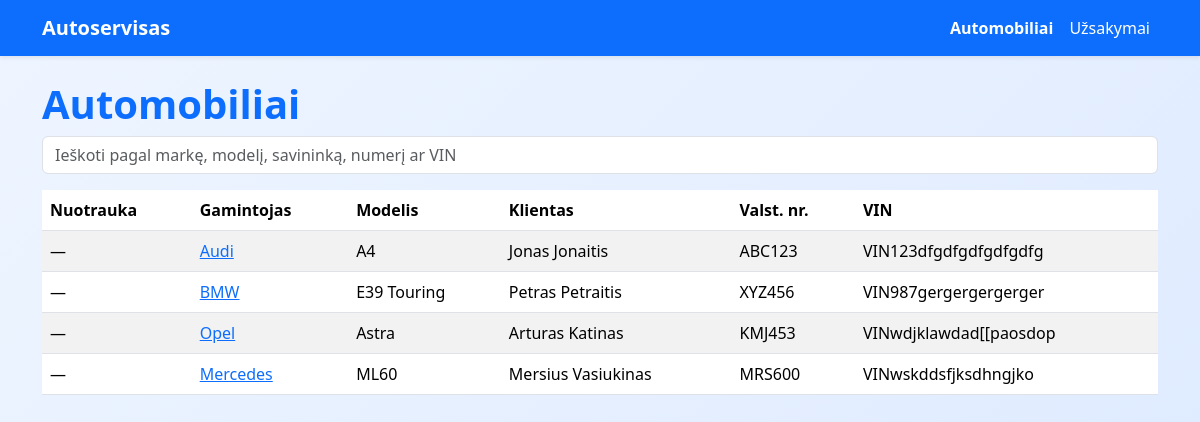
/automobiliai/?page=3, run on an earlier commit of the app's database.
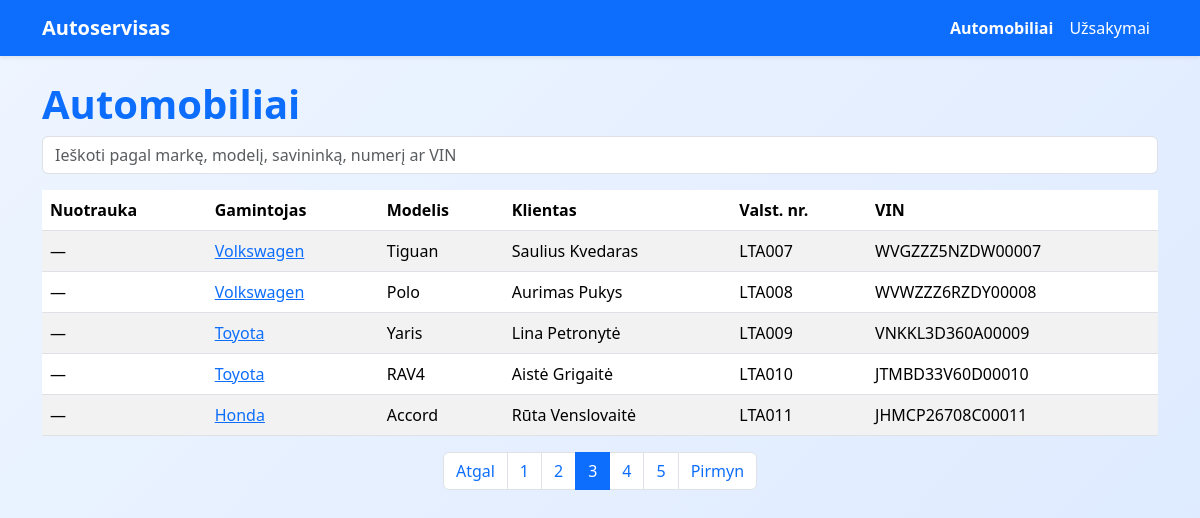
And on a later commit of the database.
### autoservice/models.py (models this page shows, shortened)
class Car(models.Model):
    make = models.CharField(verbose_name="Gamintojas", max_length=100)
    model = models.CharField(verbose_name="Modelis", max_length=100)
    license_plate = models.CharField(verbose_name="Valstybinis numeris", max_length=20)
    vin_code = models.CharField(verbose_name="VIN kodas", max_length=50)
    client_name = models.CharField(verbose_name="Klientas", max_length=200)
    photo = models.ImageField(upload_to="car_photos/", null=True, blank=True, verbose_name="Nuotrauka")
    class Meta:
        verbose_name = "Automobilis"
        verbose_name_plural = "Automobiliai"

### autoservice/views.py (the view)
# urls.py: path("automobiliai/", views.automobiliai, name="automobiliai"),
def automobiliai(request):
    cars = Car.objects.all()
    paginator = Paginator(cars, 5)  # 5 automobiliai per puslapį
    page_number = request.GET.get("page")
    page_obj = paginator.get_page(page_number)
    return render(request, "automobiliai.html", {"cars": page_obj})

### autoservice/templates/automobiliai.html (shortened to what this page needs)
{% extends "base.html" %}
{% block content %}
<h1>Automobiliai</h1>
<form method="get" action="{% url 'car_search' %}" class="mb-3">
    <input type="text" name="q" class="form-control" placeholder="Ieškoti pagal markę, modelį, savininką, numerį ar VIN">
</form>
{% if cars %}
<table class="table table-striped">
    <thead>
        <tr>
            <th>Nuotrauka</th>
            <th>Gamintojas</th>
            <th>Modelis</th>
            <th>Klientas</th>
            <th>Valst. nr.</th>
            <th>VIN</th>
        </tr>
    </thead>
    <tbody>
    {% for car in cars %}
        <tr>
            <td>
                {% if car.photo %}
                    <img src="{{ car.photo.url }}" alt="Nuotrauka" style="height:60px;">
                {% else %}
                    —
                {% endif %}
            </td>
            <td>
                <a href="{% url 'automobilis' car.id %}">
                    {{ car.make }}
                </a>
            </td>
            <td>{{ car.model }}</td>
            <td>{{ car.client_name }}</td>
            <td>{{ car.license_plate }}</td>
            <td>{{ car.vin_code }}</td>
        </tr>
    {% endfor %}
    </tbody>
</table>
{% else %}
<p>Nėra registruotų automobilių.</p>
{% endif %}
{% if cars.has_other_pages %}
<nav>
    <ul class="pagination justify-content-center">
        {% if cars.has_previous %}
            <li class="page-item">
                <a class="page-link" href="?page={{ cars.previous_page_number }}">Atgal</a>
            </li>
        {% endif %}
        {% for num in cars.paginator.page_range %}
            {% if cars.number == num %}
                <li class="page-item active">
                    <span class="page-link">{{ num }}</span>
                </li>
            {% else %}
                <li class="page-item">
                    <a class="page-link" href="?page={{ num }}">{{ num }}</a>
                </li>
            {% endif %}
        {% endfor %}
        {% if cars.has_next %}
            <li class="page-item">
                <a class="page-link" href="?page={{ cars.next_page_number }}">Pirmyn</a>
            </li>
        {% endif %}
    </ul>
</nav>
{% endif %}
{% endblock %}

What changed in the data, as far as the page shows it:
no longer on this page (row unchanged): Car: make "Audi", model "A4", client_name "Jonas Jonaitis", license_plate "ABC123", vin_code "VIN123dfgdfgdfgdfgdfg"
no longer on this page (row unchanged): Car: make "BMW", model "E39 Touring", client_name "Petras Petraitis", license_plate "XYZ456", vin_code "VIN987gergergergerger"
no longer on this page (row unchanged): Car: make "Opel", model "Astra", client_name "Arturas Katinas", license_plate "KMJ453", vin_code "VINwdjklawdad[[paosdop"
no longer on this page (row unchanged): Car: make "Mercedes", model "ML60", client_name "Mersius Vasiukinas", license_plate "MRS600", vin_code "VINwskddsfjksdhngjko"
added Car: make "Volkswagen", model "Tiguan", client_name "Saulius Kvedaras", license_plate "LTA007", vin_code "WVGZZZ5NZDW00007"
added Car: make "Volkswagen", model "Polo", client_name "Aurimas Pukys", license_plate "LTA008", vin_code "WVWZZZ6RZDY00008"
added Car: make "Toyota", model "Yaris", client_name "Lina Petronytė", license_plate "LTA009", vin_code "VNKKL3D360A00009"
added Car: make "Toyota", model "RAV4", client_name "Aistė Grigaitė", license_plate "LTA010", vin_code "JTMBD33V60D00010"
added Car: make "Honda", model "Accord", client_name "Rūta Venslovaitė", license_plate "LTA011", vin_code "JHMCP26708C00011"
Also different on the page:
text now shown: "Atgal Pirmyn"
new list line: "1"
new list line: "2"
new list line: "3"
new list line: "4"
new list line: "5"
